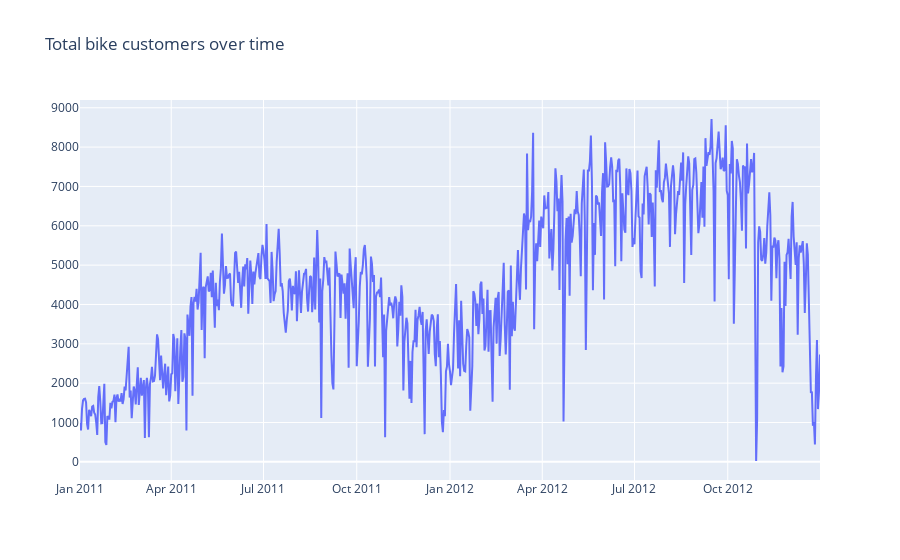

Write notebook code for a chart like this one.
### Markdown cell above
### Visualization - Categorical Variables

### Code cell
layout = go.Layout(
    title='Total bike customers over time')

fig = go.Figure([go.Scatter(x=day['dteday'], y=day['cnt'])], layout=layout)
fig.show()

### Figure 1 — Plotly figure (JSON) as saved in the notebook; plotly's stock layout.template omitted (floating-point values rounded to 4 significant figures; data arrays with more than 128 entries replaced by an {"elided": "..."} marker saying what was removed)
{"data": [{"type": "scatter", "x": {"elided": "731 str values"}, "y": {"elided": "731 int values"}}], "layout": {"title": {"text": "Total bike customers over time"}}}
